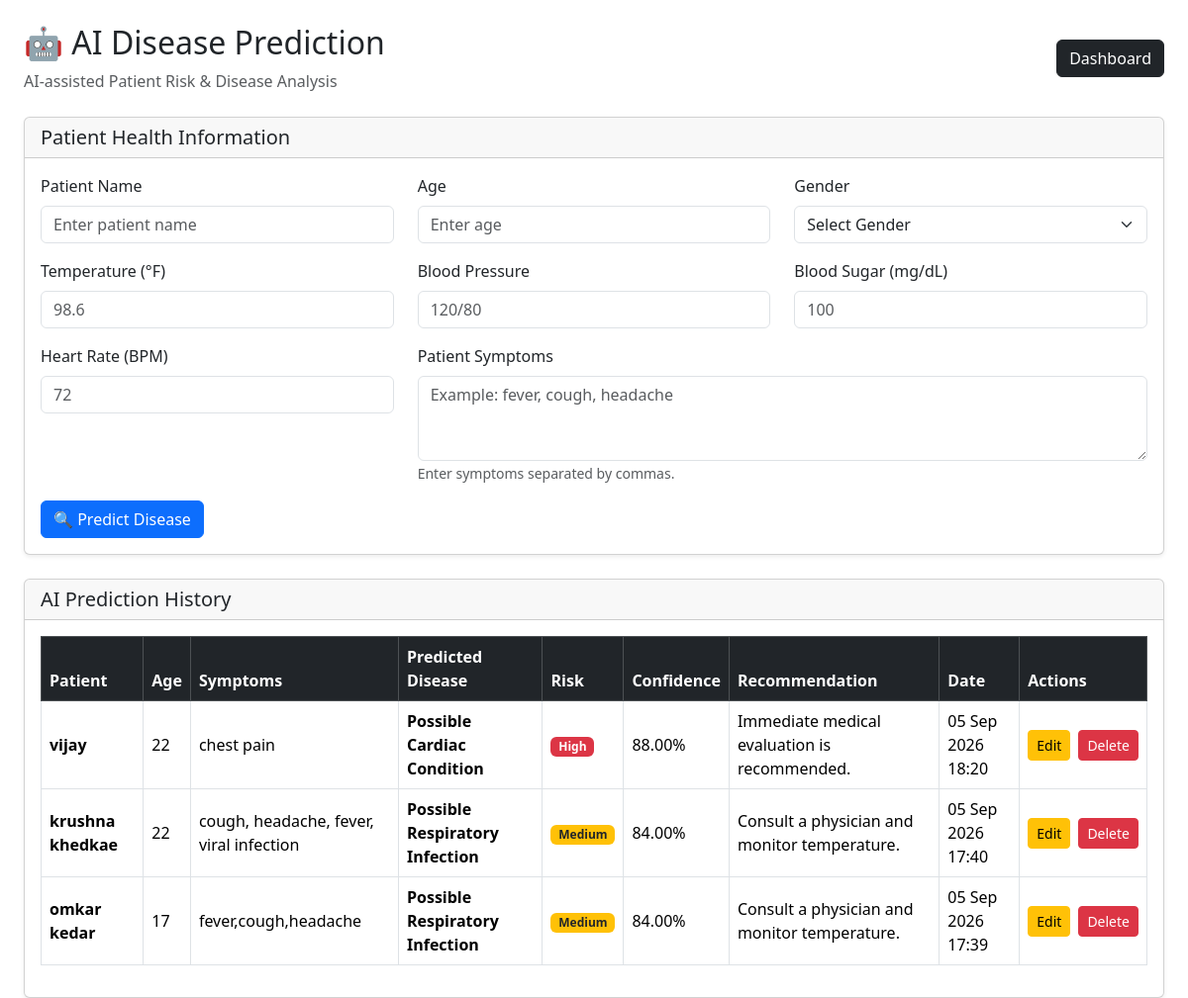
The app's page /ai/ (signed in) with its own data.
### ai_prediction/models.py (models this page shows, shortened)
class Prediction(models.Model):
    GENDER_CHOICES = [
        ('Male', 'Male'),
        ('Female', 'Female'),
        ('Other', 'Other'),
    ]
    RISK_CHOICES = [
        ('Low', 'Low'),
        ('Medium', 'Medium'),
        ('High', 'High'),
    ]
    patient_name = models.CharField(
        max_length=150
    )
    age = models.PositiveIntegerField()
    gender = models.CharField(
        max_length=20,
        choices=GENDER_CHOICES
    )
    temperature = models.DecimalField(
        max_digits=5,
        decimal_places=2
    )
    blood_pressure = models.CharField(
        max_length=20
    )
    blood_sugar = models.DecimalField(
        max_digits=7,
        decimal_places=2
    )
    heart_rate = models.PositiveIntegerField()
    symptoms = models.TextField()
    predicted_disease = models.CharField(
        max_length=150
    )
    risk_level = models.CharField(
        max_length=20,
        choices=RISK_CHOICES
    )
    confidence = models.DecimalField(
        max_digits=5,
        decimal_places=2
    )
    recommendation = models.TextField()
    created_at = models.DateTimeField(
        auto_now_add=True
    )

### ai_prediction/views.py (the view)
# urls.py: path('ai/', include('ai_prediction.urls')),
@login_required
def ai_prediction(request):
    if request.user.is_superuser:
        pass
    elif (
        hasattr(request.user, 'userprofile')
        and request.user.userprofile.role == 'Doctor'
    ):
        pass
    else:
        return render(
            request,
            'doctor_panel/access_denied.html'
        )
    predictions = Prediction.objects.all().order_by(
        '-created_at'
    )
    return render(
        request,
        'ai/prediction.html',
        {
            'predictions': predictions
        }
    )

### templates/ai/prediction.html (shortened to what this page needs)
<!DOCTYPE html>
<html lang="en">
<head>
    <link
        href="https://cdn.jsdelivr.net/npm/bootstrap@5.3.3/dist/css/bootstrap.min.css"
        rel="stylesheet">
</head>
<body>
<div class="container-fluid mt-4 px-4">
    <div class="d-flex justify-content-between align-items-center mb-4">
        <div>
            <h2>🤖 AI Disease Prediction</h2>
            <p class="text-muted mb-0">
                AI-assisted Patient Risk & Disease Analysis
            </p>
        </div>
        <a
            href="{% url 'dashboard' %}"
            class="btn btn-dark">
            Dashboard
        </a>
    </div>
    <div class="card shadow-sm mb-4">
        <div class="card-header">
            <h5 class="mb-0">
                Patient Health Information
            </h5>
        </div>
        <div class="card-body">
            <form
                method="POST"
                action="{% url 'predict_disease' %}">
                <div class="row">
                    <div class="col-md-4 mb-3">
                        <label class="form-label">
                            Patient Name
                        </label>
                        <input
                            type="text"
                            name="patient_name"
                            class="form-control"
                            placeholder="Enter patient name"
                            required>
                    </div>
                    <div class="col-md-4 mb-3">
                        <label class="form-label">
                            Age
                        </label>
                        <input
                            type="number"
                            name="age"
                            class="form-control"
                            min="1"
                            max="120"
                            placeholder="Enter age"
                            required>
                    </div>
                    <div class="col-md-4 mb-3">
                        <label class="form-label">
                            Gender
                        </label>
                        <select
                            name="gender"
                            class="form-select"
                            required>
                            <option value="">
                                Select Gender
                            </option>
                        </select>
                    </div>
                    <div class="col-md-4 mb-3">
                        <label class="form-label">
                            Temperature (°F)
                        </label>
                        <input
                            type="number"
                            name="temperature"
                            class="form-control"
                            step="0.1"
                            placeholder="98.6"
                            required>
                    </div>
                    <div class="col-md-4 mb-3">
                        <label class="form-label">
                            Blood Pressure
                        </label>
                        <input
                            type="text"
                            name="blood_pressure"
                            class="form-control"
                            placeholder="120/80"
                            required>
                    </div>
                    <div class="col-md-4 mb-3">
                        <label class="form-label">
                            Blood Sugar (mg/dL)
                        </label>
                        <input
                            type="number"
                            name="blood_sugar"
                            class="form-control"
                            step="0.1"
                            placeholder="100"
                            required>
                    </div>
                    <div class="col-md-4 mb-3">
                        <label class="form-label">
                            Heart Rate (BPM)
                        </label>
                        <input
                            type="number"
                            name="heart_rate"
                            class="form-control"
                            placeholder="72"
                            required>
                    </div>
                    <div class="col-md-8 mb-3">
                        <label class="form-label">
                            Patient Symptoms
                        </label>
                        <textarea
                            name="symptoms"
                            class="form-control"
                            rows="3"
                            placeholder="Example: fever, cough, headache"
                            required></textarea>
                        <small class="text-muted">
                            Enter symptoms separated by commas.
                        </small>
                    </div>
                </div>
                <button
                    type="submit"
                    class="btn btn-primary">
                    🔍 Predict Disease
                </button>
            </form>
        </div>
    </div>
    <div class="card shadow-sm">
        <div class="card-header">
            <h5 class="mb-0">
                AI Prediction History
            </h5>
        </div>
        <div class="card-body">
            <div class="table-responsive">
                <table
                    class="table table-bordered table-hover align-middle">
                    <thead class="table-dark">
                        <tr>
                            <th>
                                Patient
                            </th>
                            <th>
                                Age
                            </th>
                            <th>
                                Symptoms
                            </th>
                            <th>
                                Predicted Disease
                            </th>
                            <th>
                                Risk
                            </th>
                            <th>
                                Confidence
                            </th>
                            <th>
                                Recommendation
                            </th>
                            <th>
                                Date
                            </th>
                            <th>
                                Actions
                            </th>
                        </tr>
                    </thead>
                    <tbody>
                        {% for prediction in predictions %}
                        <tr>
                            <td>
                                <strong>
                                    {{ prediction.patient_name }}
                                </strong>
                            </td>
                            <td>
                                {{ prediction.age }}
                            </td>
                            <td>
                                {{ prediction.symptoms }}
                            </td>
                            <td>
                                <strong>
                                    {{ prediction.predicted_disease }}
                                </strong>
                            </td>
                            <td>
                                {% if prediction.risk_level == "High" %}
                                    <span class="badge bg-danger">
                                        High
                                    </span>
                                {% elif prediction.risk_level == "Medium" %}
                                    <span class="badge bg-warning text-dark">
                                        Medium
                                    </span>
                                {% else %}
                                    <span class="badge bg-success">
                                        Low
                                    </span>
                                {% endif %}
                            </td>
                            <td>
                                {{ prediction.confidence }}%
                            </td>
                            <td>
                                {{ prediction.recommendation }}
                            </td>
                            <td>
                                {{ prediction.created_at|date:"d M Y H:i" }}
                            </td>
                            <td>
                                <div class="d-flex gap-2">
                                    <a
                                        href="{% url 'prediction_edit' id=prediction.id %}"
                                        class="btn btn-warning btn-sm">
                                        Edit
                                    </a>
                                    <a
                                        href="{% url 'prediction_delete' id=prediction.id %}"
                                        class="btn btn-danger btn-sm"
                                        onclick="return confirm('Are you sure you want to delete this prediction?');">
                                        Delete
                                    </a>
                                </div>
                            </td>
                        </tr>
                        {% endfor %}
                    </tbody>
                </table>
            </div>
        </div>
    </div>
</div>
</body>
</html>

### records on screen
Prediction: patient_name "vijay", age "22", symptoms "chest pain", predicted_disease "Possible Cardiac Condition", risk_level "High", confidence "88.00", recommendation "Immediate medical evaluation is recommended.", created_at "05 Sep 2026 18:20"
Prediction: patient_name "krushna khedkae", age "22", symptoms "cough, headache, fever, viral infection", predicted_disease "Possible Respiratory Infection", risk_level "Medium", confidence "84.00", recommendation "Consult a physician and monitor temperature.", created_at "05 Sep 2026 17:40"
Prediction: patient_name "omkar kedar", age "17", symptoms "fever,cough,headache", predicted_disease "Possible Respiratory Infection", risk_level "Medium", confidence "84.00", recommendation "Consult a physician and monitor temperature.", created_at "05 Sep 2026 17:39"
